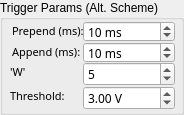
  <widget class="QGroupBox" name="altTrigParams">
   <property name="enabled">
    <bool>true</bool>
   </property>
   <property name="geometry">
    <rect>
     <x>310</x>
     <y>208</y>
     <width>184</width>
     <height>115</height>
    </rect>
   </property>
   <property name="title">
    <string>Trigger Params (Alt. Scheme)</string>
   </property>
   <widget class="QSpinBox" name="trigPre_2">
    <property name="geometry">
     <rect>
      <x>83</x>
      <y>21</y>
      <width>92</width>
      <height>21</height>
     </rect>
    </property>
    <property name="sizePolicy">
     <sizepolicy hsizetype="MinimumExpanding" vsizetype="Fixed">
      <horstretch>0</horstretch>
      <verstretch>0</verstretch>
     </sizepolicy>
    </property>
    <property name="font">
     <font>
      <family>MS Reference Sans Serif</family>
      <pointsize>9</pointsize>
     </font>
    </property>
    <property name="toolTip">
     <string>&lt;html&gt;&lt;head/&gt;&lt;body&gt;&lt;p&gt;The amount of time in milliseconds to &lt;span style=&quot; font-weight:600;&quot;&gt;preamble&lt;/span&gt; the recording, per trigger event. When a TTL arrives, this is effectively the amount of data to save &lt;span style=&quot; font-style:italic;&quot;&gt;before&lt;/span&gt; the TTL to the output data file. So for instance if the TTL arrives at time t=1.5s, and the preamble is set to 100ms (0.10s), then the data file will have data written to it starting at time t=1.4s.&lt;/p&gt;&lt;p&gt;In summary, the &lt;span style=&quot; font-style:italic;&quot;&gt;prepend&lt;/span&gt; and &lt;span style=&quot; font-style:italic;&quot;&gt;append&lt;/span&gt; parameters determine how much data will be saved around the TTL signal. Stated another way, the TTL signal acts as a signal to record, with data prepended before the signal, and data is saved up until &lt;span style=&quot; font-style:italic;&quot;&gt;append&lt;/span&gt; ms have elapsed. So the length of the file is determined by the sum of the &lt;span style=&quot; font-style:italic;&quot;&gt;prepend&lt;/span&gt; and &lt;span style=&quot; font-style:italic;&quot;&gt;append&lt;/span&gt; parameter.&lt;/p&gt;&lt;p&gt;(Subsequent TTLs open new data files with the filename incremented by 1)&lt;/p&gt;&lt;/body&gt;&lt;/html&gt;</string>
    </property>
    <property name="suffix">
     <string> ms</string>
    </property>
    <property name="maximum">
     <number>999999</number>
    </property>
    <property name="value">
     <number>10</number>
    </property>
   </widget>
   <widget class="QLabel" name="trigWLbl_2">
    <property name="geometry">
     <rect>
      <x>10</x>
      <y>62</y>
      <width>76</width>
      <height>20</height>
     </rect>
    </property>
    <property name="sizePolicy">
     <sizepolicy hsizetype="Preferred" vsizetype="Preferred">
      <horstretch>0</horstretch>
      <verstretch>0</verstretch>
     </sizepolicy>
    </property>
    <property name="font">
     <font>
      <family>MS Reference Sans Serif</family>
      <pointsize>8</pointsize>
     </font>
    </property>
    <property name="toolTip">
     <string>&lt;html&gt;&lt;head/&gt;&lt;body&gt;&lt;p&gt;The 'W' parameter used for threshold detection (in samples). This is the number of samples that the signal needs to be above/below threshold for a crossing to have occurred.&lt;/p&gt;&lt;/body&gt;&lt;/html&gt;</string>
    </property>
    <property name="whatsThis">
     <string>The 'W' parameter used for threshold detection (in samples).  This is the number of samples that the signal needs to be above/below threshold for a crossing to have occurred.</string>
    </property>
    <property name="text">
     <string>'W'</string>
    </property>
    <property name="alignment">
     <set>Qt::AlignLeading|Qt::AlignLeft|Qt::AlignVCenter</set>
    </property>
   </widget>
   <widget class="QSpinBox" name="trigWSB_2">
    <property name="geometry">
     <rect>
      <x>83</x>
      <y>62</y>
      <width>92</width>
      <height>24</height>
     </rect>
    </property>
    <property name="sizePolicy">
     <sizepolicy hsizetype="MinimumExpanding" vsizetype="Fixed">
      <horstretch>0</horstretch>
      <verstretch>0</verstretch>
     </sizepolicy>
    </property>
    <property name="font">
     <font>
      <family>MS Reference Sans Serif</family>
      <pointsize>9</pointsize>
     </font>
    </property>
    <property name="toolTip">
     <string>&lt;html&gt;&lt;head/&gt;&lt;body&gt;&lt;p&gt;The 'W' parameter used for threshold detection (in samples). This is the number of samples that the signal needs to be above/below threshold for a crossing to have occurred.&lt;/p&gt;&lt;/body&gt;&lt;/html&gt;</string>
    </property>
    <property name="whatsThis">
     <string>The 'W' parameter used for threshold detection (in samples).  This is the number of samples that the signal needs to be above/below threshold for a crossing to have occurred.</string>
    </property>
    <property name="minimum">
     <number>1</number>
    </property>
    <property name="maximum">
     <number>999</number>
    </property>
    <property name="value">
     <number>5</number>
    </property>
   </widget>
   <widget class="QLabel" name="trigPreLbl">
    <property name="geometry">
     <rect>
      <x>12</x>
      <y>21</y>
      <width>73</width>
      <height>19</height>
     </rect>
    </property>
    <property name="font">
     <font>
      <family>MS Reference Sans Serif</family>
      <pointsize>8</pointsize>
     </font>
    </property>
    <property name="toolTip">
     <string>&lt;html&gt;&lt;head/&gt;&lt;body&gt;&lt;p&gt;The amount of time in milliseconds to &lt;span style=&quot; font-weight:600;&quot;&gt;preamble&lt;/span&gt; the recording, per trigger event. When a TTL arrives, this is effectively the amount of data to save &lt;span style=&quot; font-style:italic;&quot;&gt;before&lt;/span&gt; the TTL to the output data file. So for instance if the TTL arrives at time t=1.5s, and the preamble is set to 100ms (0.10s), then the data file will have data written to it starting at time t=1.4s.&lt;/p&gt;&lt;p&gt;In summary, the &lt;span style=&quot; font-style:italic;&quot;&gt;prepend&lt;/span&gt; and &lt;span style=&quot; font-style:italic;&quot;&gt;append&lt;/span&gt; parameters determine how much data will be saved around the TTL signal. Stated another way, the TTL signal acts as a signal to record, with data prepended before the signal, and data is saved up until &lt;span style=&quot; font-style:italic;&quot;&gt;append&lt;/span&gt; ms have elapsed. So the length of the file is determined by the sum of the &lt;span style=&quot; font-style:italic;&quot;&gt;prepend&lt;/span&gt; and &lt;span style=&quot; font-style:italic;&quot;&gt;append&lt;/span&gt; parameter.&lt;/p&gt;&lt;p&gt;(Subsequent TTLs open new data files with the filename incremented by 1)&lt;/p&gt;&lt;/body&gt;&lt;/html&gt;</string>
    </property>
    <property name="text">
     <string>Prepend (ms):</string>
    </property>
    <property name="alignment">
     <set>Qt::AlignLeading|Qt::AlignLeft|Qt::AlignVCenter</set>
    </property>
   </widget>
   <widget class="QLabel" name="trigPostLbl">
    <property name="geometry">
     <rect>
      <x>12</x>
      <y>42</y>
      <width>73</width>
      <height>19</height>
     </rect>
    </property>
    <property name="font">
     <font>
      <family>MS Reference Sans Serif</family>
      <pointsize>8</pointsize>
     </font>
    </property>
    <property name="toolTip">
     <string>&lt;html&gt;&lt;head/&gt;&lt;body&gt;&lt;p&gt;The amount of time in milliseconds to &lt;span style=&quot; font-weight:600;&quot;&gt;append&lt;/span&gt; to the recording, per trigger event. When a TTL arrives, this is effectively the amount of data to save &lt;span style=&quot; font-style:italic;&quot;&gt;after&lt;/span&gt; the TTL to the output data file. So for instance if the TTL arrives at time t=1.5s, and this append parameter is set to 150 ms (0.15s) , then the data file will have data written to it up until time t=1.65s. (With the file's start time being determined by the prepend parameter above).&lt;/p&gt;&lt;p&gt;In summary, the &lt;span style=&quot; font-style:italic;&quot;&gt;prepend&lt;/span&gt; and &lt;span style=&quot; font-style:italic;&quot;&gt;append&lt;/span&gt; parameters determine how much data will be saved around the TTL signal. Stated another way, the TTL signal acts as a signal to record, with data prepended before the signal, and data is saved up until &lt;span style=&quot; font-style:italic;&quot;&gt;append&lt;/span&gt; ms have elapsed. So the length of the file is determined by the sum of the &lt;span style=&quot; font-style:italic;&quot;&gt;prepend&lt;/span&gt; and &lt;span style=&quot; font-style:italic;&quot;&gt;append&lt;/span&gt; parameter.&lt;/p&gt;&lt;p&gt;(Subsequent TTLs open new data files with the filename incremented by 1)&lt;/p&gt;&lt;/body&gt;&lt;/html&gt;</string>
    </property>
    <property name="text">
     <string>Append (ms):</string>
    </property>
    <property name="alignment">
     <set>Qt::AlignLeading|Qt::AlignLeft|Qt::AlignVCenter</set>
    </property>
   </widget>
   <widget class="QSpinBox" name="trigPost">
    <property name="geometry">
     <rect>
      <x>83</x>
      <y>42</y>
      <width>92</width>
      <height>21</height>
     </rect>
    </property>
    <property name="sizePolicy">
     <sizepolicy hsizetype="MinimumExpanding" vsizetype="Fixed">
      <horstretch>0</horstretch>
      <verstretch>0</verstretch>
     </sizepolicy>
    </property>
    <property name="font">
     <font>
      <family>MS Reference Sans Serif</family>
      <pointsize>9</pointsize>
     </font>
    </property>
    <property name="toolTip">
     <string>&lt;html&gt;&lt;head/&gt;&lt;body&gt;&lt;p&gt;The amount of time in milliseconds to &lt;span style=&quot; font-weight:600;&quot;&gt;append&lt;/span&gt; to the recording, per trigger event. When a TTL arrives, this is effectively the amount of data to save &lt;span style=&quot; font-style:italic;&quot;&gt;after&lt;/span&gt; the TTL to the output data file. So for instance if the TTL arrives at time t=1.5s, and this append parameter is set to 150 ms (0.15s) , then the data file will have data written to it up until time t=1.65s. (With the file's start time being determined by the prepend parameter above).&lt;/p&gt;&lt;p&gt;In summary, the &lt;span style=&quot; font-style:italic;&quot;&gt;prepend&lt;/span&gt; and &lt;span style=&quot; font-style:italic;&quot;&gt;append&lt;/span&gt; parameters determine how much data will be saved around the TTL signal. Stated another way, the TTL signal acts as a signal to record, with data prepended before the signal, and data is saved up until &lt;span style=&quot; font-style:italic;&quot;&gt;append&lt;/span&gt; ms have elapsed. So the length of the file is determined by the sum of the &lt;span style=&quot; font-style:italic;&quot;&gt;prepend&lt;/span&gt; and &lt;span style=&quot; font-style:italic;&quot;&gt;append&lt;/span&gt; parameter.&lt;/p&gt;&lt;p&gt;(Subsequent TTLs open new data files with the filename incremented by 1)&lt;/p&gt;&lt;/body&gt;&lt;/html&gt;</string>
    </property>
    <property name="suffix">
     <string> ms</string>
    </property>
    <property name="maximum">
     <number>999999</number>
    </property>
    <property name="value">
     <number>10</number>
    </property>
   </widget>
   <widget class="QLabel" name="trigAltThreshLbl">
    <property name="geometry">
     <rect>
      <x>10</x>
      <y>86</y>
      <width>73</width>
      <height>19</height>
     </rect>
    </property>
    <property name="font">
     <font>
      <family>MS Reference Sans Serif</family>
      <pointsize>8</pointsize>
     </font>
    </property>
    <property name="toolTip">
     <string>&lt;html&gt;&lt;head/&gt;&lt;body&gt;&lt;p&gt;The threshold, in volts, for the TTL and/or AUX signal to be considered &amp;quot;high&amp;quot;. If the incoming sample is below this value, the line is considered low. If the incoming sample is above this value, the line is considered high. Note that 'W' along with this value are used together to determine if the acquisition/filesave should trigger or not. &lt;/p&gt;&lt;p&gt;This parameter was designed for use with AUX and/or NI-DAQ AI inputs for triggering, since they are analog lines. TTL lines always are either at 0 or +5V, so this parameter is somewhat useless for TTL lines and should be left at the default of 3.0V.&lt;/p&gt;&lt;/body&gt;&lt;/html&gt;</string>
    </property>
    <property name="whatsThis">
     <string>&lt;html&gt;&lt;head/&gt;&lt;body&gt;&lt;p&gt;The threshold, in volts, for the TTL and/or AUX signal to be considered &amp;quot;high&amp;quot;. If the incoming sample is below this value, the line is considered low. If the incoming sample is above this value, the line is considered high. Note that 'W' along with this value are used together to determine if the acquisition/filesave should trigger or not. &lt;/p&gt;&lt;p&gt;This parameter was designed for use with AUX inputs for triggering, since AUX are analog lines. TTL lines always are either at 0 or +5V, so this parameter is somewhat useless for TTL lines and should be left at the default of 3.0V.&lt;/p&gt;&lt;/body&gt;&lt;/html&gt;</string>
    </property>
    <property name="text">
     <string>Threshold:</string>
    </property>
    <property name="alignment">
     <set>Qt::AlignLeading|Qt::AlignLeft|Qt::AlignVCenter</set>
    </property>
   </widget>
   <widget class="QDoubleSpinBox" name="trigAltThreshSB">
    <property name="geometry">
     <rect>
      <x>83</x>
      <y>86</y>
      <width>92</width>
      <height>24</height>
     </rect>
    </property>
    <property name="font">
     <font>
      <family>MS Reference Sans Serif</family>
      <pointsize>9</pointsize>
     </font>
    </property>
    <property name="toolTip">
     <string>&lt;html&gt;&lt;head/&gt;&lt;body&gt;&lt;p&gt;The threshold, in volts, for the TTL and/or AUX signal to be considered &amp;quot;high&amp;quot;. If the incoming sample is below this value, the line is considered low. If the incoming sample is above this value, the line is considered high. Note that 'W' along with this value are used together to determine if the acquisition/filesave should trigger or not. &lt;/p&gt;&lt;p&gt;This parameter was designed for use with AUX and/or NI-DAQ AI inputs for triggering, since they are analog lines. TTL lines always are either at 0 or +5V, so this parameter is somewhat useless for TTL lines and should be left at the default of 3.0V.&lt;/p&gt;&lt;/body&gt;&lt;/html&gt;</string>
    </property>
    <property name="whatsThis">
     <string>&lt;html&gt;&lt;head/&gt;&lt;body&gt;&lt;p&gt;The threshold, in volts, for the TTL and/or AUX signal to be considered &amp;quot;high&amp;quot;. If the incoming sample is below this value, the line is considered low. If the incoming sample is above this value, the line is considered high. Note that 'W' along with this value are used together to determine if the acquisition/filesave should trigger or not. &lt;/p&gt;&lt;p&gt;This parameter was designed for use with AUX inputs for triggering, since AUX are analog lines. TTL lines always are either at 0 or +5V, so this parameter is somewhat useless for TTL lines and should be left at the default of 3.0V.&lt;/p&gt;&lt;/body&gt;&lt;/html&gt;</string>
    </property>
    <property name="suffix">
     <string> V</string>
    </property>
    <property name="decimals">
     <number>2</number>
    </property>
    <property name="minimum">
     <double>-5.000000000000000</double>
    </property>
    <property name="maximum">
     <double>5.000000000000000</double>
    </property>
    <property name="singleStep">
     <double>0.100000000000000</double>
    </property>
    <property name="value">
     <double>3.000000000000000</double>
    </property>
   </widget>
  </widget>
